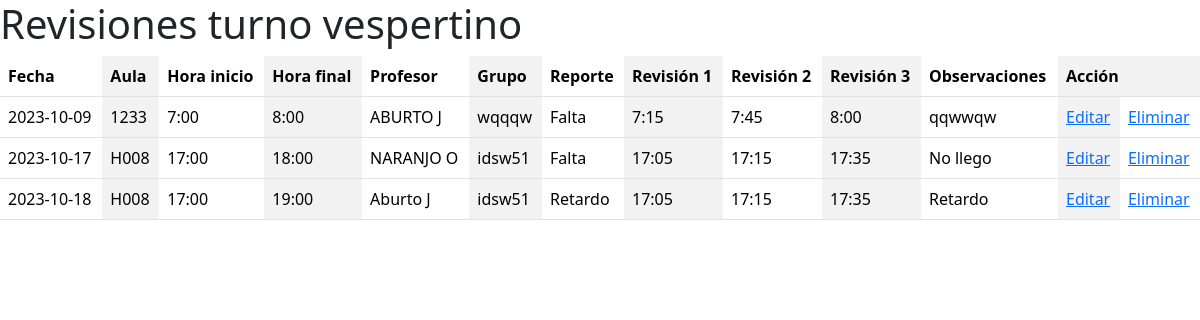
The app's page /layouts_admins/revisiones_TV.php, older data.
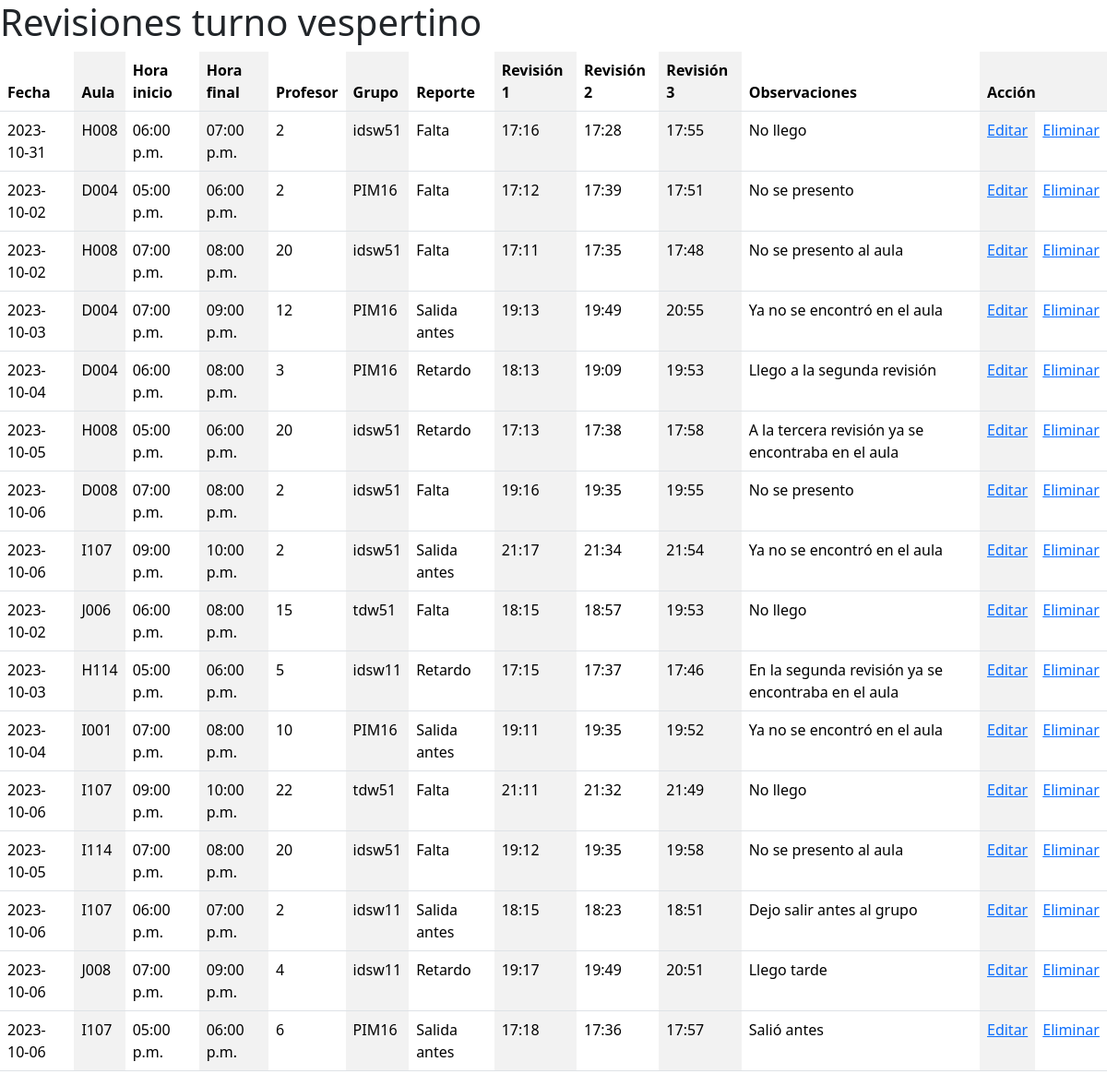
The same page, newer data.
### tables this page shows
CREATE TABLE IF NOT EXISTS `revisiones` (
  `id` int NOT NULL AUTO_INCREMENT,
  `fecha` date NOT NULL,
  `turno` varchar(10) NOT NULL,
  `aula` varchar(10) DEFAULT NULL,
  `hora_inicio` varchar(10) DEFAULT NULL,
  `hora_final` varchar(10) DEFAULT NULL,
  `profesor` int DEFAULT NULL,
  `grupo` varchar(10) DEFAULT NULL,
  `reporte` varchar(50) DEFAULT NULL,
  `revision_1` varchar(10) NOT NULL,
  `revision_2` varchar(10) NOT NULL,
  `revision_3` varchar(10) NOT NULL,
  `observaciones` varchar(250) DEFAULT NULL,
  PRIMARY KEY (`id`),
  KEY `profesor` (`profesor`)
);

### layouts_admins/revisiones_TV.php (the view, shortened to what this page needs)
<!DOCTYPE html>
<html lang="en">
<head>
    <link href="https://cdn.jsdelivr.net/npm/bootstrap@5.3.2/dist/css/bootstrap.min.css" rel="stylesheet">
</head>
<body>
<h1>Revisiones turno vespertino</h1>
<table class="table table-striped-columns">
  <thead>
    <tr>
      <th scope="col">Fecha</th>
      <th scope="col">Aula</th>
      <th scope="col">Hora inicio</th>
      <th scope="col">Hora final</th>
      <th scope="col">Profesor</th>
      <th scope="col">Grupo</th>
      <th scope="col">Reporte</th>
      <th scope="col">Revisión 1</th>
      <th scope="col">Revisión 2</th>
      <th scope="col">Revisión 3</th>
      <th scope="col">Observaciones</th>
      <th colspan="2">Acción</th>
    </tr>
  </thead>
  <?php
    include('../php/connection.php');
    $consul = "SELECT * FROM revisiones WHERE turno = 'T.V'";
    $resul = mysqli_query($connection, $consul) or die ("Algo salio mal");
    while($column = mysqli_fetch_array($resul)){
    echo "<tbody>";
        echo "<tr>";
        echo "<td>".$column['fecha']."</td>";
        echo "<td>".$column['aula']."</td>";
        echo "<td>".$column['hora_inicio']."</td>";
        echo "<td>".$column['hora_final']."</td>";
        echo "<td>".$column['profesor']."</td>";
        echo "<td>".$column['grupo']."</td>";
        echo "<td>".$column['reporte']."</td>";
        echo "<td>".$column['revision_1']."</td>";
        echo "<td>".$column['revision_2']."</td>";
        echo "<td>".$column['revision_3']."</td>";
        echo "<td>".$column['observaciones']."</td>";
        echo "<td><a href=>Editar</td>";
        echo "<td><a href=>Eliminar</td>";
        echo "</tr>";
    echo "</tbody>";
    }
  ?>
</table>
<script src="https://cdn.jsdelivr.net/npm/bootstrap@5.3.2/dist/js/bootstrap.min.js"></script></body>
</html>

Row changes from the older to the newer data that the page shows:
added revisiones: fecha "2023-10-31", aula "H008", hora_inicio "06:00 p.m.", hora_final "07:00 p.m.", profesor "2", grupo "idsw51", reporte "Falta", revision_1 "17:16", revision_2 "17:28", revision_3 "17:55", observaciones "No llego"
now on this page (row edited): revisiones: fecha "2023-10-02", aula "D004", hora_inicio "05:00 p.m.", hora_final "06:00 p.m.", profesor "2", grupo "PIM16", reporte "Falta", revision_1 "17:12", revision_2 "17:39", revision_3 "17:51", observaciones "No se presento"
now on this page (row edited): revisiones: fecha "2023-10-02", aula "H008", hora_inicio "07:00 p.m.", hora_final "08:00 p.m.", profesor "20", grupo "idsw51", reporte "Falta", revision_1 "17:11", revision_2 "17:35", revision_3 "17:48", observaciones "No se presento al aula"
now on this page (row edited): revisiones: fecha "2023-10-03", aula "D004", hora_inicio "07:00 p.m.", hora_final "09:00 p.m.", profesor "12", grupo "PIM16", reporte "Salida antes", revision_1 "19:13", revision_2 "19:49", revision_3 "20:55", observaciones "Ya no se encontró en el aula"
now on this page (row edited): revisiones: fecha "2023-10-04", aula "D004", hora_inicio "06:00 p.m.", hora_final "08:00 p.m.", profesor "3", grupo "PIM16", reporte "Retardo", revision_1 "18:13", revision_2 "19:09", revision_3 "19:53", observaciones "Llego a la segunda revisión"
added revisiones: fecha "2023-10-05", aula "H008", hora_inicio "05:00 p.m.", hora_final "06:00 p.m.", profesor "20", grupo "idsw51", reporte "Retardo", revision_1 "17:13", revision_2 "17:38", revision_3 "17:58", observaciones "A la tercera revisión ya se encontraba en el aula"
now on this page (row edited): revisiones: fecha "2023-10-06", aula "D008", hora_inicio "07:00 p.m.", hora_final "08:00 p.m.", profesor "2", grupo "idsw51", reporte "Falta", revision_1 "19:16", revision_2 "19:35", revision_3 "19:55", observaciones "No se presento"
now on this page (row edited): revisiones: fecha "2023-10-06", aula "I107", hora_inicio "09:00 p.m.", hora_final "10:00 p.m.", profesor "2", grupo "idsw51", reporte "Salida antes", revision_1 "21:17", revision_2 "21:34", revision_3 "21:54", observaciones "Ya no se encontró en el aula"
now on this page (row edited): revisiones: fecha "2023-10-02", aula "J006", hora_inicio "06:00 p.m.", hora_final "08:00 p.m.", profesor "15", grupo "tdw51", reporte "Falta", revision_1 "18:15", revision_2 "18:57", revision_3 "19:53", observaciones "No llego"
now on this page (row edited): revisiones: fecha "2023-10-03", aula "H114", hora_inicio "05:00 p.m.", hora_final "06:00 p.m.", profesor "5", grupo "idsw11", reporte "Retardo", revision_1 "17:15", revision_2 "17:37", revision_3 "17:46", observaciones "En la segunda revisión ya se encontraba en el aula"
now on this page (row edited): revisiones: fecha "2023-10-04", aula "I001", hora_inicio "07:00 p.m.", hora_final "08:00 p.m.", profesor "10", grupo "PIM16", reporte "Salida antes", revision_1 "19:11", revision_2 "19:35", revision_3 "19:52", observaciones "Ya no se encontró en el aula"
changed revisiones (number 12 of 16 on the later page): fecha "2023-10-09" → "2023-10-06"; aula "1233" → "I107"; hora_inicio "7:00" → "09:00 p.m."; hora_final "8:00" → "10:00 p.m."; profesor "ABURTO J" → "22"; grupo "wqqqw" → "tdw51"; revision_1 "7:15" → "21:11"; revision_2 "7:45" → "21:32"; revision_3 "8:00" → "21:49"; observaciones "qqwwqw" → "No llego"
changed revisiones (number 13 of 16 on the later page): fecha "2023-10-17" → "2023-10-05"; aula "H008" → "I114"; hora_inicio "17:00" → "07:00 p.m."; hora_final "18:00" → "08:00 p.m."; profesor "NARANJO O" → "20"; revision_1 "17:05" → "19:12"; revision_2 "17:15" → "19:35"; revision_3 "17:35" → "19:58"; observaciones "No llego" → "No se presento al aula"
changed revisiones: fecha "2023-10-18" → "2023-10-06"; aula "H008" → "I107"; hora_inicio "17:00" → "06:00 p.m."; hora_final "19:00" → "07:00 p.m."; profesor "Aburto J" → "2"; grupo "idsw51" → "idsw11"; reporte "Retardo" → "Salida antes"; revision_1 "17:05" → "18:15"; revision_2 "17:15" → "18:23"; revision_3 "17:35" → "18:51"; observaciones "Retardo" → "Dejo salir antes al grupo"
added revisiones: fecha "2023-10-06", aula "J008", hora_inicio "07:00 p.m.", hora_final "09:00 p.m.", profesor "4", grupo "idsw11", reporte "Retardo", revision_1 "19:17", revision_2 "19:49", revision_3 "20:51", observaciones "Llego tarde"
added revisiones: fecha "2023-10-06", aula "I107", hora_inicio "05:00 p.m.", hora_final "06:00 p.m.", profesor "6", grupo "PIM16", reporte "Salida antes", revision_1 "17:18", revision_2 "17:36", revision_3 "17:57", observaciones "Salió antes"
